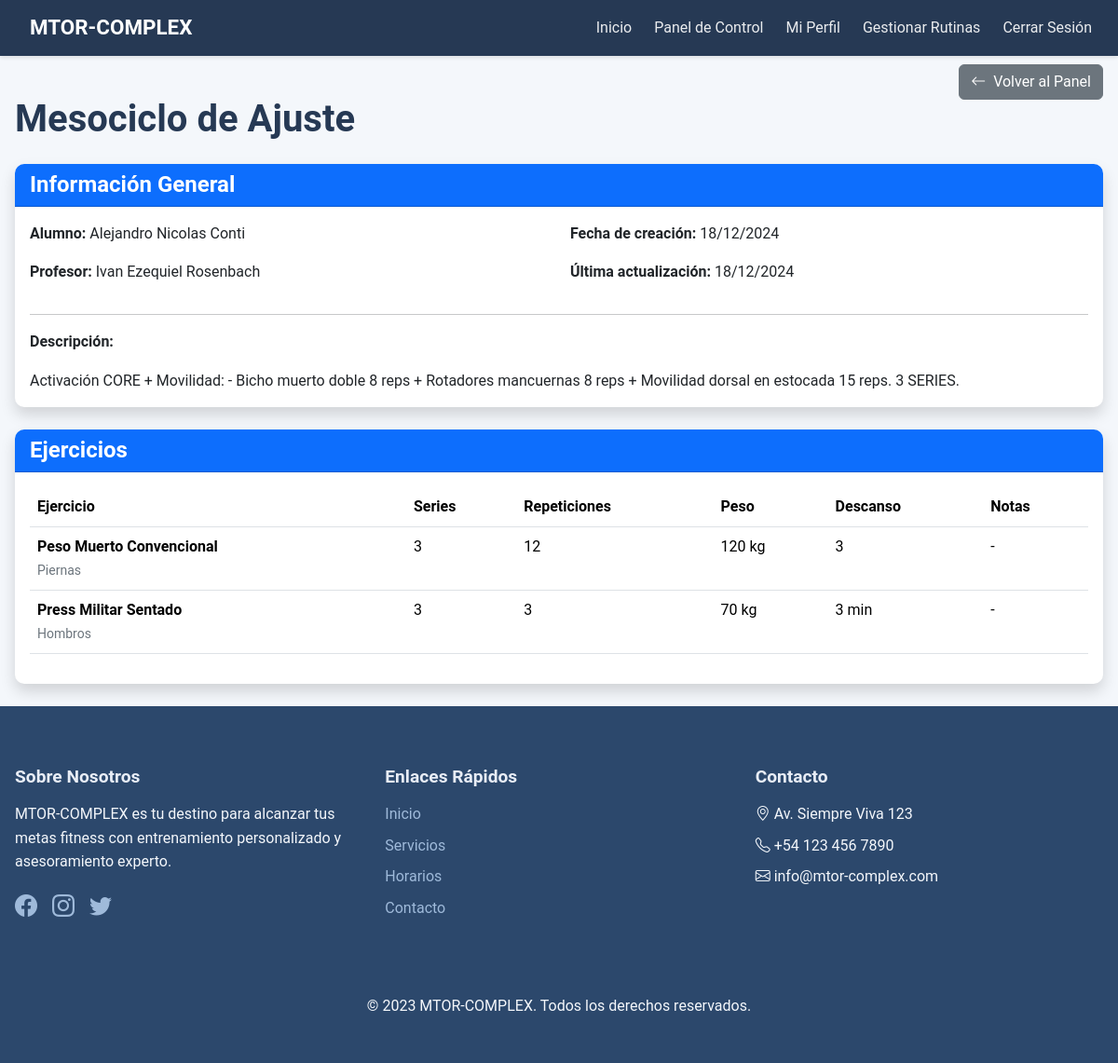
/gimnasio/rutina/1/ (signed in), run on the app's committed database.
### gimnasio/models.py (models this page shows, shortened)
class Rutina(models.Model):
    nombre = models.CharField(max_length=100, default='Nueva Rutina')
    descripcion = models.TextField(blank=True)
    alumno = models.ForeignKey(Alumno, on_delete=models.CASCADE, related_name='rutinas')
    profesor = models.ForeignKey(User, on_delete=models.CASCADE, related_name='rutinas_asignadas')
    fecha_creacion = models.DateTimeField(auto_now_add=True)
    fecha_actualizacion = models.DateTimeField(auto_now=True)
    ejercicios = models.ManyToManyField(Ejercicio, through='RutinaEjercicio')
    activa = models.BooleanField(default=True)
    class Meta:
        verbose_name = "Rutina"
        verbose_name_plural = "Rutinas"
        ordering = ['-fecha_creacion']

class Alumno(models.Model):
    usuario = models.OneToOneField(User, on_delete=models.CASCADE)
    nombre = models.CharField(max_length=100)
    edad = models.IntegerField()
    altura = models.FloatField(help_text='Altura en centímetros')
    peso = models.FloatField(help_text='Peso en kilogramos')
    fecha_registro = models.DateTimeField(auto_now_add=True)
    activo = models.BooleanField(default=True)
    profesor = models.ForeignKey(
        User,
        on_delete=models.SET_NULL,
        null=True,
        blank=True,
        related_name='alumnos_asignados'
    )
    dias_asistencia = models.ManyToManyField(DiaAsistencia, blank=True)
    class Meta:
        verbose_name = "Alumno"
        verbose_name_plural = "Alumnos"
        ordering = ['nombre']

class RutinaEjercicio(models.Model):
    rutina = models.ForeignKey(Rutina, on_delete=models.CASCADE)
    ejercicio = models.ForeignKey(Ejercicio, on_delete=models.CASCADE)
    series = models.IntegerField()
    repeticiones = models.CharField(max_length=50)  # Permite rangos como "8-12"
    peso = models.CharField(max_length=50, blank=True)  # Permite rangos o "Peso corporal"
    descanso = models.CharField(max_length=50)  # Ejemplo: "60 segundos"
    orden = models.IntegerField()
    notas = models.TextField(blank=True)
    class Meta:
        verbose_name = "Ejercicio de Rutina"
        verbose_name_plural = "Ejercicios de Rutina"
        ordering = ['orden']

class Ejercicio(models.Model):
    nombre = models.CharField(max_length=100)
    descripcion = models.TextField()
    grupo_muscular = models.CharField(max_length=50, default='General')
    imagen_url = models.URLField(blank=True, null=True)
    video_url = models.URLField(blank=True, null=True)
    creado_por = models.ForeignKey(User, on_delete=models.CASCADE, null=True, blank=True)
    fecha_creacion = models.DateTimeField(default=timezone.now)
    class Meta:
        verbose_name = "Ejercicio"
        verbose_name_plural = "Ejercicios"
        ordering = ['nombre']

### gimnasio/views.py (the view)
# urls.py: path('rutina/<int:rutina_id>/', views.detalle_rutina, name='detalle_rutina'),
@login_required
def detalle_rutina(request, rutina_id):
    rutina = get_object_or_404(Rutina, id=rutina_id)
    if not (es_profesor(request.user) or request.user.alumno == rutina.alumno):
        messages.error(request, 'No tienes permiso para ver esta rutina.')
        return redirect('gimnasio:index')
    ejercicios = RutinaEjercicio.objects.filter(rutina=rutina).order_by('orden')
    return render(request, 'gimnasio/rutinas/detalle_rutina.html', {
        'rutina': rutina,
        'ejercicios': ejercicios
    })

### gimnasio/views.py (called while the page is built)
def es_profesor(user):
    if not user.is_authenticated:
        return False
    try:
        return user.perfil.es_profesor
    except:
        return False

### gimnasio/templates/gimnasio/rutinas/detalle_rutina.html (shortened to what this page needs)
{% extends 'gimnasio/base.html' %}
{% block contenido %}
<div class="container py-4">
    <div class="d-flex justify-content-between align-items-center mb-4">
        <h1 class="mb-0">{{ rutina.nombre }}</h1>
        {% if user.perfil.es_profesor %}
            <a href="{% url 'gimnasio:panel_profesor' %}" class="btn btn-secondary">
                <i class="bi bi-arrow-left me-2"></i>Volver al Panel
            </a>
        {% else %}
            <a href="{% url 'gimnasio:mis_rutinas' %}" class="btn btn-secondary">
                <i class="bi bi-arrow-left me-2"></i>Volver a Mis Rutinas
            </a>
        {% endif %}
    </div>
    <div class="card shadow mb-4">
        <div class="card-header bg-primary text-white">
            <h4 class="card-title mb-0">Información General</h4>
        </div>
        <div class="card-body">
            <div class="row">
                <div class="col-md-6">
                    <p><strong>Alumno:</strong> {{ rutina.alumno.nombre }}</p>
                    <p><strong>Profesor:</strong> {{ rutina.profesor.get_full_name|default:rutina.profesor.username }}</p>
                </div>
                <div class="col-md-6">
                    <p><strong>Fecha de creación:</strong> {{ rutina.fecha_creacion|date:"d/m/Y" }}</p>
                    <p><strong>Última actualización:</strong> {{ rutina.fecha_actualizacion|date:"d/m/Y" }}</p>
                </div>
            </div>
            {% if rutina.descripcion %}
                <hr>
                <p><strong>Descripción:</strong></p>
                <p class="mb-0">{{ rutina.descripcion }}</p>
            {% endif %}
        </div>
    </div>
    <div class="card shadow">
        <div class="card-header bg-primary text-white">
            <h4 class="card-title mb-0">Ejercicios</h4>
        </div>
        <div class="card-body">
            {% if ejercicios %}
                <div class="table-responsive">
                    <table class="table table-hover">
                        <thead>
                            <tr>
                                <th>Ejercicio</th>
                                <th>Series</th>
                                <th>Repeticiones</th>
                                <th>Peso</th>
                                <th>Descanso</th>
                                <th>Notas</th>
                            </tr>
                        </thead>
                        <tbody>
                            {% for ejercicio in ejercicios %}
                            <tr>
                                <td>
                                    <strong>{{ ejercicio.ejercicio.nombre }}</strong>
                                    <br>
                                    <small class="text-muted">{{ ejercicio.ejercicio.grupo_muscular }}</small>
                                </td>
                                <td>{{ ejercicio.series }}</td>
                                <td>{{ ejercicio.repeticiones }}</td>
                                <td>{{ ejercicio.peso }} kg</td>
                                <td>{{ ejercicio.descanso }}</td>
                                <td>{{ ejercicio.notas|default:"-" }}</td>
                            </tr>
                            {% endfor %}
                        </tbody>
                    </table>
                </div>
            {% else %}
                <p class="text-center text-muted mb-0">No hay ejercicios asignados a esta rutina.</p>
            {% endif %}
        </div>
    </div>
</div>
{% endblock %}

### gimnasio/static/gimnasio/css/styles.css (style rules this page uses)
:root { --color-50: #f4f7fb; --color-100: #e8edf6; --color-200: #ccd9eb; --color-300: #9fbada; --color-400: #6b96c5; --color-500: #4879af; --color-600: #365f93; --color-700: #2d4d77; --color-800: #2c486c; --color-900: #263954; --color-950: #192538; --transition-smooth: all 0.3s cubic-bezier(0.4, 0, 0.2, 1); --shadow-sm: 0 2px 4px rgba(0,0,0,0.1); --shadow-md: 0 4px 6px rgba(0,0,0,0.1); --shadow-lg: 0 10px 15px rgba(0,0,0,0.1); --navbar-height: 60px; --footer-height: auto; --primary-color: #007bff; --secondary-color: #6c757d; }
html { height: 100%; }
body { min-height: 100vh; display: flex; flex-direction: column; font-family: 'Roboto', sans-serif; line-height: 1.6; color: var(--color-900); background-color: var(--color-50); }
.btn { transition: all 0.3s ease; white-space: nowrap; }
h1, h2, h3, h4, h5, h6 { font-weight: 700; line-height: 1.2; margin-bottom: 1rem; }
h1 { font-size: 2.5rem; }
.card { border: none; border-radius: 10px; transition: var(--transition-smooth); box-shadow: var(--shadow-sm); overflow: hidden; }
h1:not(.hero-section h1) { margin-top: 5rem; margin-bottom: 2rem; }
.container { max-width: 1200px; margin: 0 auto; padding: 0 1rem; }
.text-muted { color: #6c757d !important; }

### data on the page
Rutina: nombre "Mesociclo de Ajuste", alumno.nombre "Alejandro Nicolas Conti", profesor.get_full_name "Ivan Ezequiel Rosenbach", fecha_creacion "18/12/2024", fecha_actualizacion "18/12/2024", descripcion "Activación CORE + Movilidad: - Bicho muerto doble 8 reps + Rotadores mancuernas 8 reps + Movilidad dorsal en estocada 15 reps. 3 SERIES."
RutinaEjercicio: ejercicio.nombre "Peso Muerto Convencional", ejercicio.grupo_muscular "Piernas", series "3", repeticiones "12", peso "120", descanso "3", notas "-"
RutinaEjercicio: ejercicio.nombre "Press Militar Sentado", ejercicio.grupo_muscular "Hombros", series "3", repeticiones "3", peso "70", descanso "3 min", notas "-"
